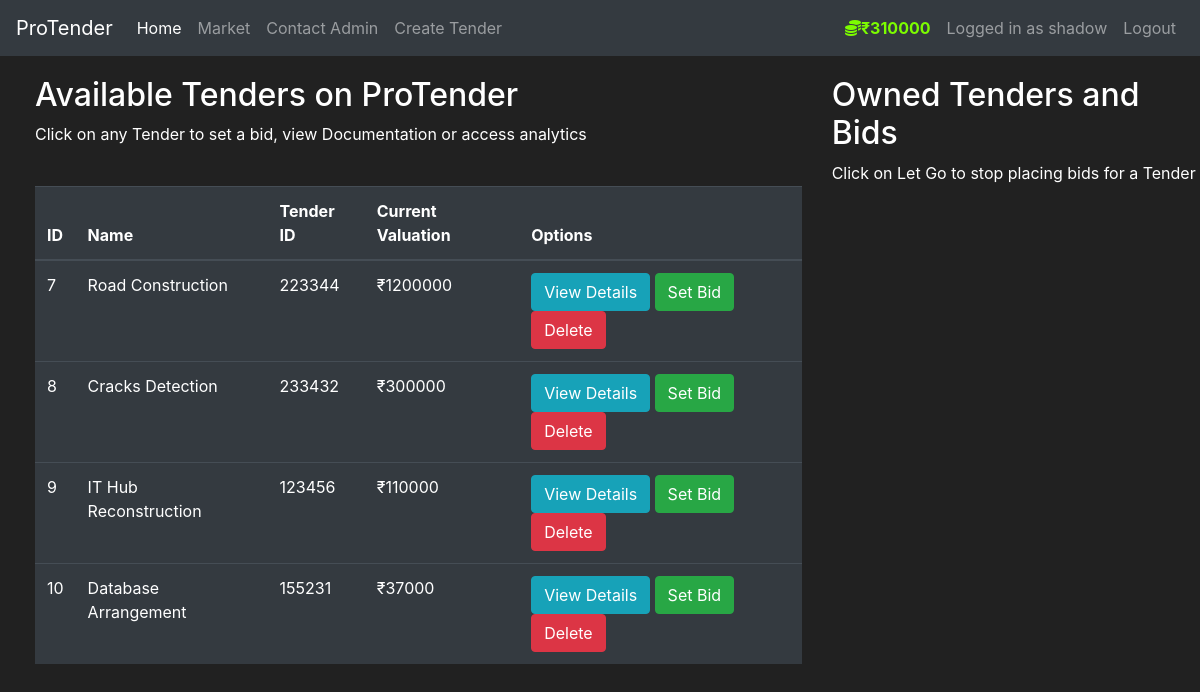
Page /market/ (signed in) on the earlier database version.
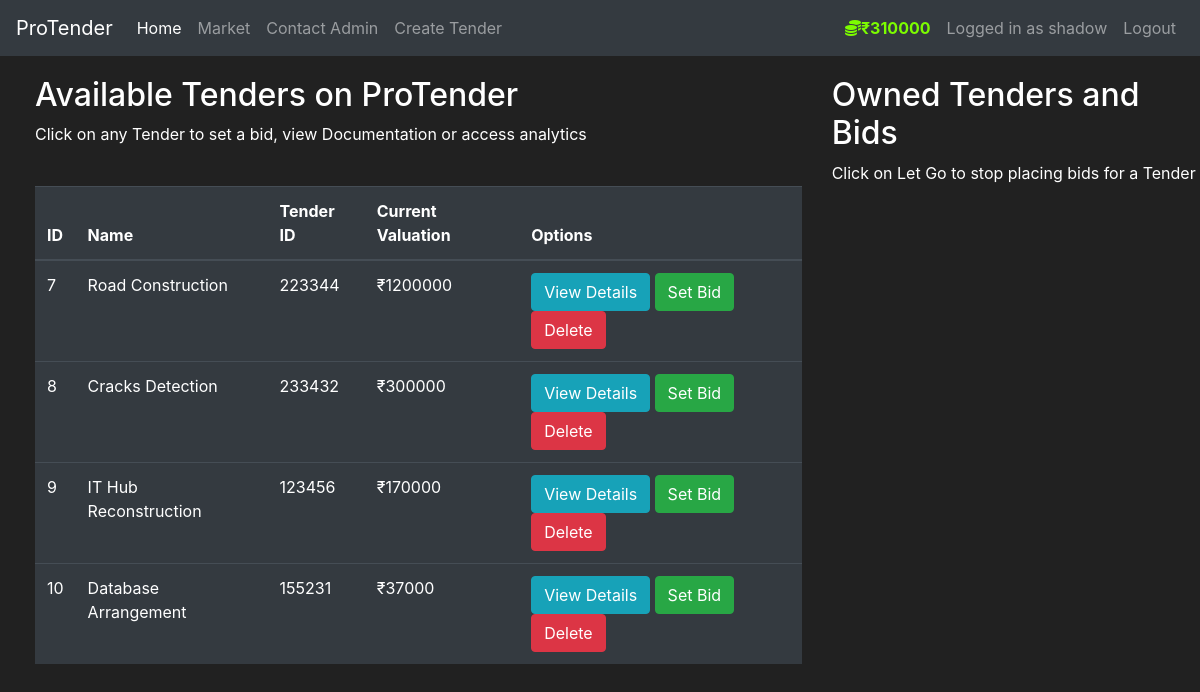
Same page on the later database version.
### tms/models.py (models this page shows, shortened)
class User(db.Model,UserMixin):
    id = db.Column(db.Integer(), primary_key=True)
    username = db.Column(db.String(length=30), nullable=False, unique=True)
    email_address = db.Column(db.String(length=50), nullable=False, unique=True)
    password_hash = db.Column(db.String(length=60), nullable=False)
    budget = db.Column(db.Integer(), nullable=False, default=1000000)
    owned_items = db.relationship('Item', backref='owned_user', lazy=True)
    bids = db.relationship('Bid', backref='bidder', lazy=True)
    @property
    def password(self):
        return self.password

class Item(db.Model):
    id=db.Column(db.Integer(),primary_key=True)
    name=db.Column(db.String(length=60),nullable=False,unique=True)
    price=db.Column(db.Integer(),nullable=False)
    tid=db.Column(db.String(length=12),nullable=False,unique=True)
    desc=db.Column(db.String(length=2000),nullable=False,unique=True)
    owner=db.Column(db.Integer(),db.ForeignKey('user.id'))
    bids = db.relationship('Bid', backref='tender', lazy=True)
    closing_date = db.Column(db.DateTime)

### tms/routes.py (the view, shortened to what this page needs)
@app.route('/market/', methods=['GET', 'POST'])
@login_required
def market_page():
    bid_form = SetBidForm()
    sell_form = SellTenderForm()
    if request.method=='GET':
        items = Item.query.all()
        owned_items=Item.query.filter_by(owner=current_user.id)
    return render_template('market.html', bid_form=bid_form, sell_form=sell_form, items=items)

### tms/models.py (called while the page is built)
@login_manager.user_loader
def load_user(user_id):
    return User.query.get(int(user_id))

### tms/templates/market.html (shortened to what this page needs)
{% extends 'base.html' %} {% block title %} Market Page {% endblock %} {%block
navlink%}
<li class="nav-item">
  <a
    class="nav-link"
    data-toggle="modal"
    style="cursor: pointer"
    data-target="#Modal-TenderCreate"
    >Create Tender</a
  >
</li>
{%endblock%}
{%block leftnavlink%}
<li class="nav-item">
  <a class="nav-link" href="#"
  data-toggle="modal"
  data-target="#Modal-SetBudget"
  style="color: lawngreen; font-weight: bold">
    <i class="fas fa-coins"></i>₹{{ current_user.budget }}
  </a>
</li>
{%endblock%}
{% block content %}
<div class="row" style="margin-top: 20px; margin-left: 20px">
  <div class="col-8">
    <h2>Available Tenders on ProTender</h2>
    <p>
      Click on any Tender to set a bid, view Documentation or access analytics
    </p>
    <br />
    <table class="table table-hover table-dark">
      <thead>
        <tr>
          <th scope="col">ID</th>
          <th scope="col">Name</th>
          <th scope="col">Tender ID</th>
          <th scope="col">Current Valuation</th>
          <th scope="col">Options</th>
        </tr>
      </thead>
      <tbody>
        {% for item in items %} {% include 'components/items_modals.html' %}
        <tr>
          <td>{{ item.id }}</td>
          <td>{{ item.name }}</td>
          <td>{{ item.tid }}</td>
          <td>₹{{ item.price }}</td>
          <td>
            <button
              class="btn btn-outline btn-info"
              data-toggle="modal"
              data-target="#Modal-MoreInfo-{{item.id}}"
            >
              View Details
            </button>
            <button
              class="btn btn-outline btn-success"
              data-toggle="modal"
              data-target="#Modal-PurchaseConfirm-{{item.id}}"
            >
              Set Bid
            </button>
            <button
              class="btn btn-outline btn-danger"
              onclick="deleteTender('{{item.id}}')"
            >
              Delete
            </button>
          </td>
        </tr>
        {% endfor %}
      </tbody>
    </table>
  </div>
  <div class="col-4">
    <h2>Owned Tenders and Bids</h2>
    <p>Click on Let Go to stop placing bids for a Tender</p>
    <br />
  </div>
</div>
{% endblock %}

### tms/templates/base.html (shortened to what this page needs)
<!DOCTYPE html>
<html lang="en">
  <head>
    <link
      rel="stylesheet"
      href="https://cdn.jsdelivr.net/npm/bootstrap@4.5.3/dist/css/bootstrap.min.css"
    />
  </head>
  <body>
    <nav class="navbar navbar-expand-md navbar-dark bg-dark">
      <a class="navbar-brand" href="#">ProTender</a>
      <div class="collapse navbar-collapse" id="navbarNav">
        <ul class="navbar-nav mr-auto">
          <li class="nav-item active">
            <a class="nav-link" href="{{ url_for('home_page') }}"
              >Home <span class="sr-only">(current)</span></a
            >
          </li>
          <li class="nav-item">
            <a class="nav-link" href="{{ url_for('market_page') }}">Market</a>
          </li>
          <li class="nav-item">
            <a class="nav-link" href="{{ url_for('contact_page') }}">Contact Admin</a>
          </li>
          {%block navlink%}{%endblock%}
        </ul>
        {% if current_user.is_authenticated %}
        <ul class="navbar-nav">
          {%block leftnavlink%}{%endblock%}
          <li class="nav-item">
            <a class="nav-link">Logged in as {{ current_user.username }}</a>
          </li>
          <li class="nav-item">
            <a class="nav-link" href="{{ url_for('logout_page') }}">Logout</a>
          </li>
        </ul>
        {% endif %}
      </div>
    </nav>
    {% block content %} {% endblock %}
  </body>
</html>

### tms/templates/base.html (style rules this page uses)
body { background-color: #212121; color: white; }

Differences in the rows shown:
changed Item "IT Hub Reconstruction": price "110000" → "170000"
